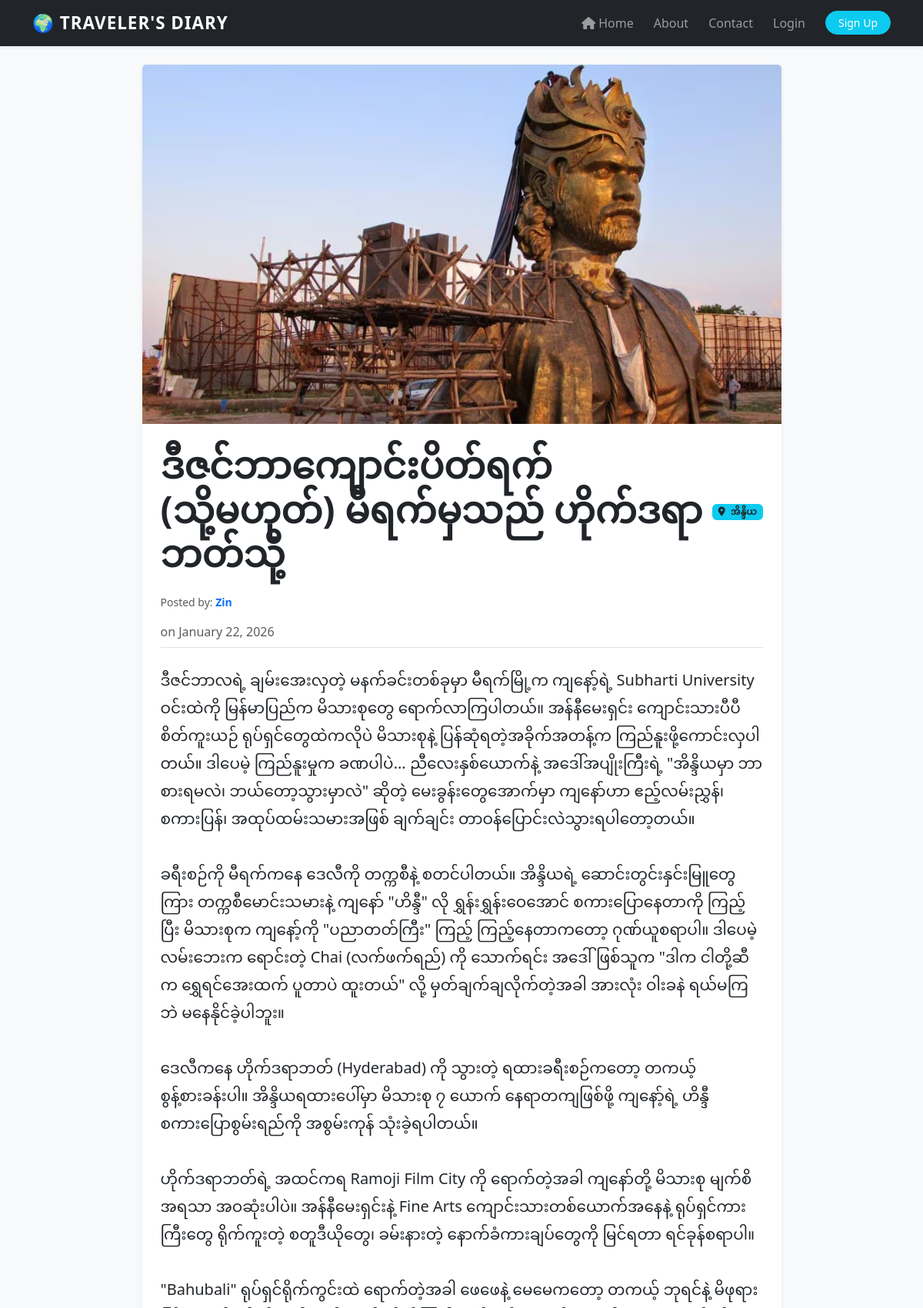
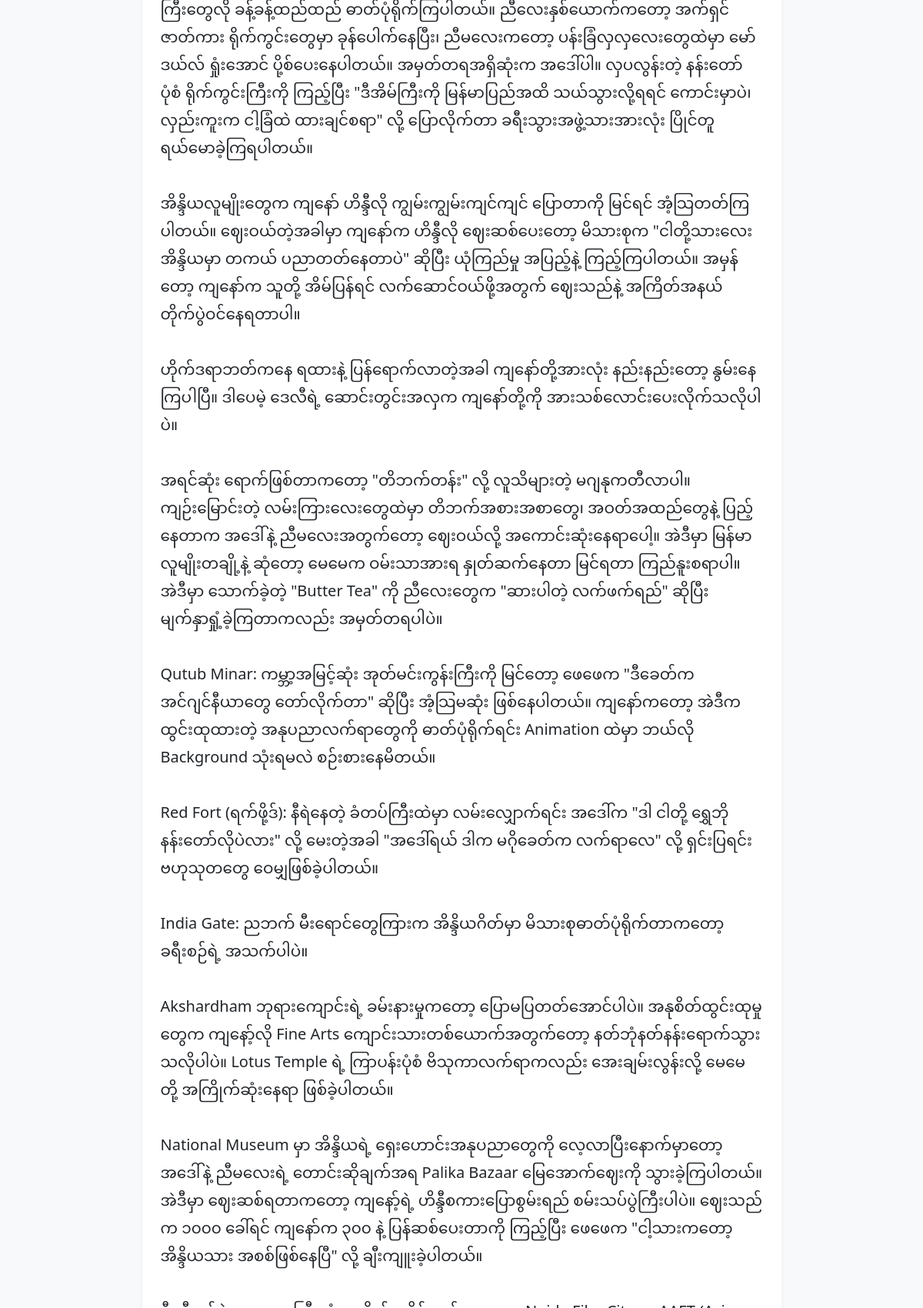
/post/16/ (upper part), run on the app's committed database (2 pictures, top to bottom).
### blog/models.py (models this page shows, shortened)
class TravelPost(models.Model):
    author = models.ForeignKey(User, on_delete=models.CASCADE)
    title = models.CharField(max_length=200)
    location = models.CharField(max_length=100)
    content = models.TextField()
    image = models.ImageField(upload_to='travel_posts/')
    created_at = models.DateTimeField(auto_now_add=True)
    likes = models.ManyToManyField(User, related_name='blog_posts', blank=True)
    def total_likes(self):
        return self.likes.count()

### blog/views.py (the view)
# urls.py: path('post/<int:pk>/', views.post_detail, name='post-detail'),
def post_detail(request, pk):
    post = get_object_or_404(TravelPost, pk=pk)
    comments = post.comments.filter(parent=None).order_by('-created_at')
    if request.method == 'POST':
        if not request.user.is_authenticated:
            return redirect('login')
        form = CommentForm(request.POST)
        if form.is_valid():
            comment = form.save(commit=False)
            comment.post = post
            comment.author = request.user
            parent_id = request.POST.get('parent_id')
            if parent_id:
                parent_obj = Comment.objects.get(id=parent_id)
                comment.parent = parent_obj
            comment.save()
            messages.success(request, "Comment added!")
            return redirect(reverse('post-detail', kwargs={'pk': post.pk}) + '#comment-section')
    else:
        form = CommentForm()
    return render(request, 'blog/post_detail.html', {
        'post': post,
        'comments': comments,
        'comment_form': form
    })

### blog/templates/blog/post_detail.html (shortened to what this page needs)
{% extends "base.html" %}
{% block content %}
<div class="row justify-content-center">
    <div class="col-md-9">
        <article class="card shadow-sm border-0">
            {% if post.image %}
            <img src="{{ post.image.url }}" class="card-img-top img-fluid" alt="{{ post.title }}">
            {% endif %}
            <div class="card-body p-4">
                <div class="d-flex justify-content-between align-items-center mb-3">
                    <h1 class="display-5 fw-bold">{{ post.title }}</h1>
                    {% if post.location %}
                    <span class="badge bg-info text-dark">
                        <i class="fas fa-map-marker-alt me-1"></i> {{ post.location }}
                    </span>
                    {% else %}
                    <span class="badge bg-secondary">No location mentioned</span>
                    {% endif %}
                </div>
                <div class="text-muted mb-4 border-bottom pb-2">
                    <p class="text-muted small">
                        Posted by:
                        <a href="{% url 'profile' post.author.username %}"
                            class="text-decoration-none fw-bold text-primary">
                            {{ post.author.username }}
                        </a>
                    </p>
                    </strong> on {{ post.created_at|date:"F d, Y" }}
                </div>
                <p class="lead" style="line-height: 1.8; white-space: pre-wrap;">{{ post.content }}</p>
            </div>
        </article>
    </div>
</div>
{% endblock content %}

### templates/base.html (style rules this page uses)
body { display: flex; flex-direction: column; min-height: 100vh; background-color: #f8f9fa; }

### blog/templates/blog/post_detail.html (style rules this page uses)
* { scroll-behavior: auto !important; }

### data on the page
TravelPost: image (picture), title "ဒီဇင်ဘာကျောင်းပိတ်ရက် (သို့မဟုတ်) မီရက်မှသည် ဟိုက်ဒရာဘတ်သို့", location "အိန္ဒိယ", author.username "Zin", created_at "January 22, 2026"
